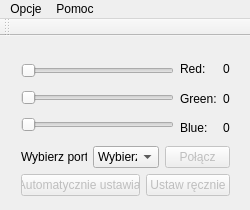
<?xml version="1.0" encoding="UTF-8"?>
<ui version="4.0">
 <class>MainWindow</class>
 <widget class="QMainWindow" name="MainWindow">
  <property name="geometry">
   <rect>
    <x>0</x>
    <y>0</y>
    <width>250</width>
    <height>210</height>
   </rect>
  </property>
  <property name="sizePolicy">
   <sizepolicy hsizetype="Fixed" vsizetype="Fixed">
    <horstretch>0</horstretch>
    <verstretch>0</verstretch>
   </sizepolicy>
  </property>
  <property name="minimumSize">
   <size>
    <width>250</width>
    <height>210</height>
   </size>
  </property>
  <property name="maximumSize">
   <size>
    <width>250</width>
    <height>210</height>
   </size>
  </property>
  <property name="windowTitle">
   <string>RGB Desk</string>
  </property>
  <property name="windowIcon">
   <iconset>
    <normaloff>../../Users/rober/Downloads/rgb.png</normaloff>../../Users/rober/Downloads/rgb.png</iconset>
  </property>
  <widget class="QWidget" name="centralWidget">
   <property name="sizePolicy">
    <sizepolicy hsizetype="Maximum" vsizetype="Maximum">
     <horstretch>0</horstretch>
     <verstretch>0</verstretch>
    </sizepolicy>
   </property>
   <widget class="QWidget" name="verticalLayoutWidget_4">
    <property name="geometry">
     <rect>
      <x>10</x>
      <y>10</y>
      <width>231</width>
      <height>161</height>
     </rect>
    </property>
    <layout class="QVBoxLayout" name="All">
     <property name="sizeConstraint">
      <enum>QLayout::SetDefaultConstraint</enum>
     </property>
     <item>
      <layout class="QHBoxLayout" name="RGBChose">
       <item>
        <layout class="QVBoxLayout" name="Sliders">
         <item>
          <widget class="QSlider" name="sRed">
           <property name="enabled">
            <bool>false</bool>
           </property>
           <property name="maximum">
            <number>255</number>
           </property>
           <property name="orientation">
            <enum>Qt::Horizontal</enum>
           </property>
          </widget>
         </item>
         <item>
          <widget class="QSlider" name="sGreen">
           <property name="enabled">
            <bool>false</bool>
           </property>
           <property name="maximum">
            <number>255</number>
           </property>
           <property name="orientation">
            <enum>Qt::Horizontal</enum>
           </property>
          </widget>
         </item>
         <item>
          <widget class="QSlider" name="sBlue">
           <property name="enabled">
            <bool>false</bool>
           </property>
           <property name="maximum">
            <number>255</number>
           </property>
           <property name="orientation">
            <enum>Qt::Horizontal</enum>
           </property>
          </widget>
         </item>
        </layout>
       </item>
       <item>
        <layout class="QVBoxLayout" name="Names">
         <item>
          <widget class="QLabel" name="lRed">
           <property name="text">
            <string>Red:</string>
           </property>
          </widget>
         </item>
         <item>
          <widget class="QLabel" name="lGreen">
           <property name="text">
            <string>Green:</string>
           </property>
          </widget>
         </item>
         <item>
          <widget class="QLabel" name="lBlue">
           <property name="text">
            <string>Blue:</string>
           </property>
          </widget>
         </item>
        </layout>
       </item>
       <item>
        <layout class="QVBoxLayout" name="Values">
         <item>
          <widget class="QLabel" name="lRedVal">
           <property name="text">
            <string>0</string>
           </property>
          </widget>
         </item>
         <item>
          <widget class="QLabel" name="lGreenVal">
           <property name="text">
            <string>0</string>
           </property>
          </widget>
         </item>
         <item>
          <widget class="QLabel" name="lBlueVal">
           <property name="text">
            <string>0</string>
           </property>
          </widget>
         </item>
        </layout>
       </item>
      </layout>
     </item>
     <item>
      <layout class="QHBoxLayout" name="Connect">
       <item>
        <widget class="QLabel" name="lSelectPort">
         <property name="text">
          <string>Wybierz port:</string>
         </property>
         <property name="scaledContents">
          <bool>false</bool>
         </property>
        </widget>
       </item>
       <item>
        <widget class="QComboBox" name="cPort">
         <item>
          <property name="text">
           <string>Wybierz</string>
          </property>
         </item>
        </widget>
       </item>
       <item>
        <widget class="QPushButton" name="bConnect">
         <property name="enabled">
          <bool>false</bool>
         </property>
         <property name="text">
          <string>Połącz</string>
         </property>
        </widget>
       </item>
      </layout>
     </item>
     <item>
      <layout class="QHBoxLayout" name="Upload">
       <item>
        <widget class="QPushButton" name="bAutoUpload">
         <property name="enabled">
          <bool>false</bool>
         </property>
         <property name="text">
          <string>Automatycznie ustawiaj</string>
         </property>
        </widget>
       </item>
       <item>
        <widget class="QPushButton" name="bManualUpload">
         <property name="enabled">
          <bool>false</bool>
         </property>
         <property name="text">
          <string>Ustaw ręcznie</string>
         </property>
        </widget>
       </item>
      </layout>
     </item>
    </layout>
   </widget>
  </widget>
  <widget class="QMenuBar" name="menuBar">
   <property name="geometry">
    <rect>
     <x>0</x>
     <y>0</y>
     <width>250</width>
     <height>20</height>
    </rect>
   </property>
   <widget class="QMenu" name="menuOpcje">
    <property name="title">
     <string>Opcje</string>
    </property>
    <addaction name="actionSettings"/>
    <addaction name="actionExit"/>
   </widget>
   <widget class="QMenu" name="menuPomoc">
    <property name="title">
     <string>Pomoc</string>
    </property>
    <addaction name="actionHelp"/>
    <addaction name="actionAppInfo"/>
    <addaction name="actionCreatorInfo"/>
   </widget>
   <addaction name="menuOpcje"/>
   <addaction name="menuPomoc"/>
  </widget>
  <widget class="QToolBar" name="mainToolBar">
   <attribute name="toolBarArea">
    <enum>TopToolBarArea</enum>
   </attribute>
   <attribute name="toolBarBreak">
    <bool>false</bool>
   </attribute>
  </widget>
  <action name="actionSettings">
   <property name="text">
    <string>Ustawienia</string>
   </property>
  </action>
  <action name="actionExit">
   <property name="text">
    <string>Wyjście</string>
   </property>
  </action>
  <action name="actionHelp">
   <property name="text">
    <string>Pomoc techniczna</string>
   </property>
  </action>
  <action name="actionAppInfo">
   <property name="text">
    <string>O programie</string>
   </property>
  </action>
  <action name="actionCreatorInfo">
   <property name="text">
    <string>O autorze</string>
   </property>
  </action>
 </widget>
 <layoutdefault spacing="6" margin="11"/>
 <resources/>
 <connections>
  <connection>
   <sender>sRed</sender>
   <signal>sliderMoved(int)</signal>
   <receiver>lRedVal</receiver>
   <slot>setNum(int)</slot>
   <hints>
    <hint type="sourcelabel">
     <x>82</x>
     <y>120</y>
    </hint>
    <hint type="destinationlabel">
     <x>283</x>
     <y>120</y>
    </hint>
   </hints>
  </connection>
  <connection>
   <sender>sGreen</sender>
   <signal>sliderMoved(int)</signal>
   <receiver>lGreenVal</receiver>
   <slot>setNum(int)</slot>
   <hints>
    <hint type="sourcelabel">
     <x>235</x>
     <y>191</y>
    </hint>
    <hint type="destinationlabel">
     <x>285</x>
     <y>190</y>
    </hint>
   </hints>
  </connection>
  <connection>
   <sender>sBlue</sender>
   <signal>sliderMoved(int)</signal>
   <receiver>lBlueVal</receiver>
   <slot>setNum(int)</slot>
   <hints>
    <hint type="sourcelabel">
     <x>186</x>
     <y>258</y>
    </hint>
    <hint type="destinationlabel">
     <x>288</x>
     <y>264</y>
    </hint>
   </hints>
  </connection>
 </connections>
</ui>
